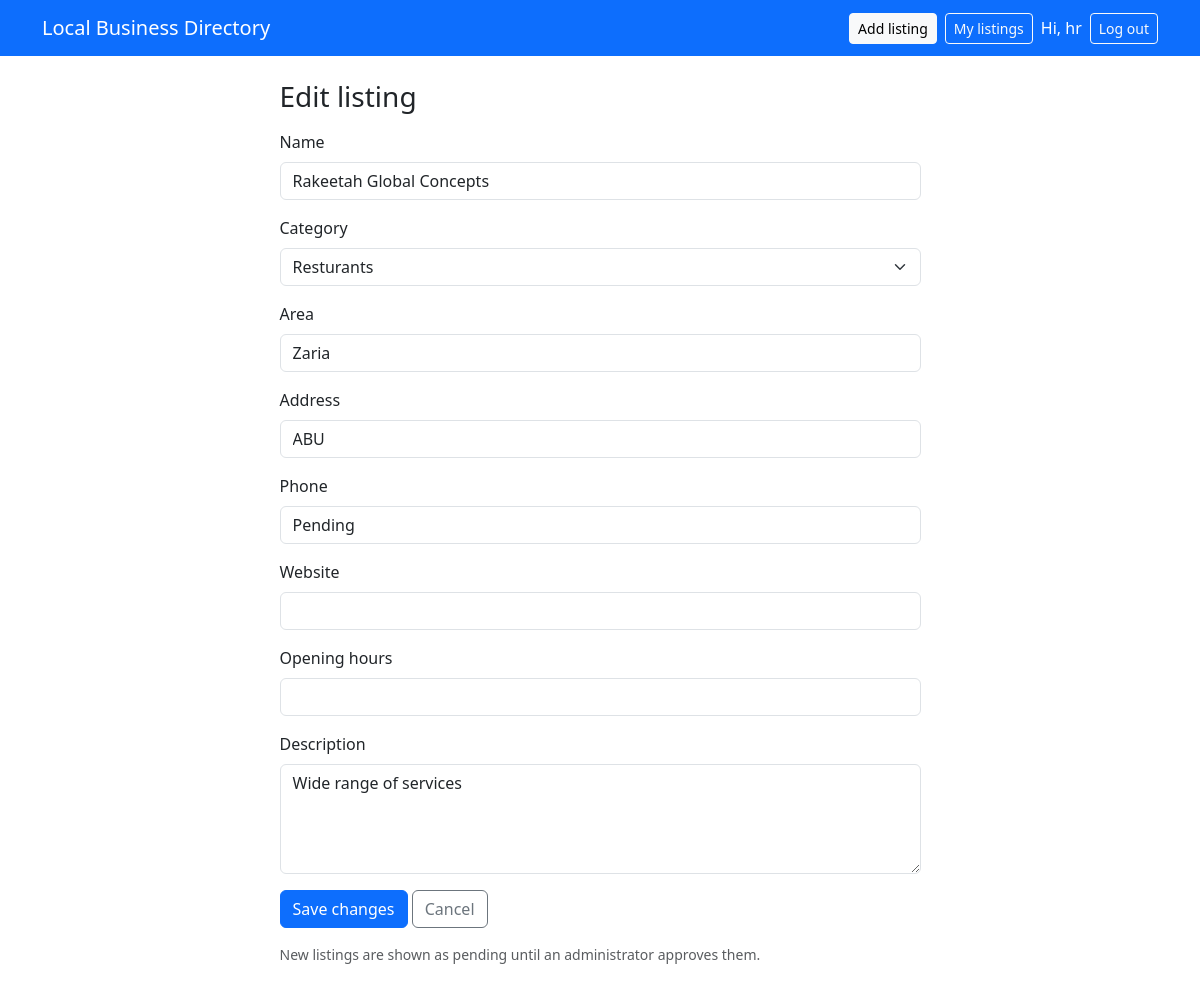
Page /business/2/edit/ (signed in) on the committed database.
### directory/models.py (models this page shows, shortened)
class Business(models.Model):
    class Status(models.TextChoices):
        PENDING = "pending", "Pending approval"
        APPROVED = "approved", "Approved"
        REJECTED = "rejected", "Rejected"
    owner = models.ForeignKey(
        settings.AUTH_USER_MODEL, on_delete=models.CASCADE, related_name="businesses"
    )
    category = models.ForeignKey(
        Category, on_delete=models.PROTECT, related_name="businesses"
    )
    name = models.CharField(max_length=150)
    description = models.TextField()
    address = models.CharField(max_length=255)
    area = models.CharField(max_length=100)
    phone = models.CharField(max_length=30)
    website = models.URLField(blank=True)
    opening_hours = models.CharField(max_length=255, blank=True)
    status = models.CharField(
        max_length=10, choices=Status.choices, default=Status.PENDING
    )
    created_at = models.DateTimeField(auto_now_add=True)
    updated_at = models.DateTimeField(auto_now=True)
    objects = BusinessQuerySet.as_manager()
    class Meta:
        verbose_name_plural = "businesses"
        ordering = ["name"]
        indexes = [
            models.Index(fields=["status"]),
            models.Index(fields=["area"]),
        ]

### directory/views.py (the view, shortened to what this page needs)
# urls.py: path("business/<int:pk>/edit/", views.BusinessUpdateView.as_view(), name="business_edit"),
class BusinessUpdateView(OwnerRequiredMixin, UpdateView):
    model = Business
    form_class = BusinessForm
    template_name = "directory/business_form.html"

### directory/forms.py
class BusinessForm(BootstrapMixin, forms.ModelForm):
    class Meta:
        model = Business
        fields = [
            "name",
            "category",
            "area",
            "address",
            "phone",
            "website",
            "opening_hours",
            "description",
        ]
        widgets = {"description": forms.Textarea(attrs={"rows": 4})}

### directory/models.py (called while the page is built)
    def __str__(self):
        return self.name

### directory/views.py (called while the page is built)
    def get_queryset(self):
        return super().get_queryset().filter(owner=self.request.user)

### templates/directory/business_form.html (shortened to what this page needs)
{% extends "base.html" %}
{% block title %}{% if object %}Edit listing{% else %}Add a listing{% endif %}{% endblock %}{% block content %}
<div class="row justify-content-center">
  <div class="col-lg-7">
    <h1 class="h3 mb-3">{% if object %}Edit listing{% else %}Add a listing{% endif %}</h1>    <form method="post" novalidate>
      {% for field in form %}
        <div class="mb-3">
          <label class="form-label" for="{{ field.id_for_label }}">{{ field.label }}</label>
          {{ field }}
        </div>
      {% endfor %}
      <button type="submit" class="btn btn-primary">{% if object %}Save changes{% else %}Submit listing{% endif %}</button>      <a class="btn btn-outline-secondary" href="{% url 'dashboard' %}">Cancel</a>
      <p class="text-muted small mt-3">New listings are shown as pending until an administrator approves them.</p>
    </form>
  </div>
</div>
{% endblock %}

### templates/base.html (shortened to what this page needs)
<!doctype html>
<html lang="en">
<head>
  <link href="https://cdn.jsdelivr.net/npm/bootstrap@5.3.3/dist/css/bootstrap.min.css" rel="stylesheet">
</head>
<body>
<nav class="navbar navbar-dark bg-primary">
  <div class="container">
    <a class="navbar-brand" href="{% url 'home' %}">Local Business Directory</a>
    <div class="ms-auto d-flex align-items-center gap-2">
      {% if user.is_authenticated %}
        <a class="btn btn-light btn-sm" href="{% url 'business_create' %}">Add listing</a>
        <a class="btn btn-outline-light btn-sm" href="{% url 'dashboard' %}">My listings</a>
        <span class="text-white">Hi, {{ user.username }}</span>
        <form method="post" action="{% url 'logout' %}" class="d-inline">
          <button type="submit" class="btn btn-outline-light btn-sm">Log out</button>
        </form>
      {% else %}
        <a class="btn btn-outline-light btn-sm" href="{% url 'login' %}">Log in</a>
        <a class="btn btn-light btn-sm" href="{% url 'register' %}">Register</a>
      {% endif %}
    </div>
  </div>
</nav>
<main class="container my-4">
  {% block content %}{% endblock %}
</main>
</body>
</html>

### rows in the picture
Business: form "Rakeetah Global Concepts" "Resturants" "Zaria" "ABU" "Pending" "Wide range of services"

### other values in the picture
{{ user.username }} "hr"
{{ field.label }} "Name" "Category" "Area" "Address" "Phone" "Website" "Opening hours" "Description"
